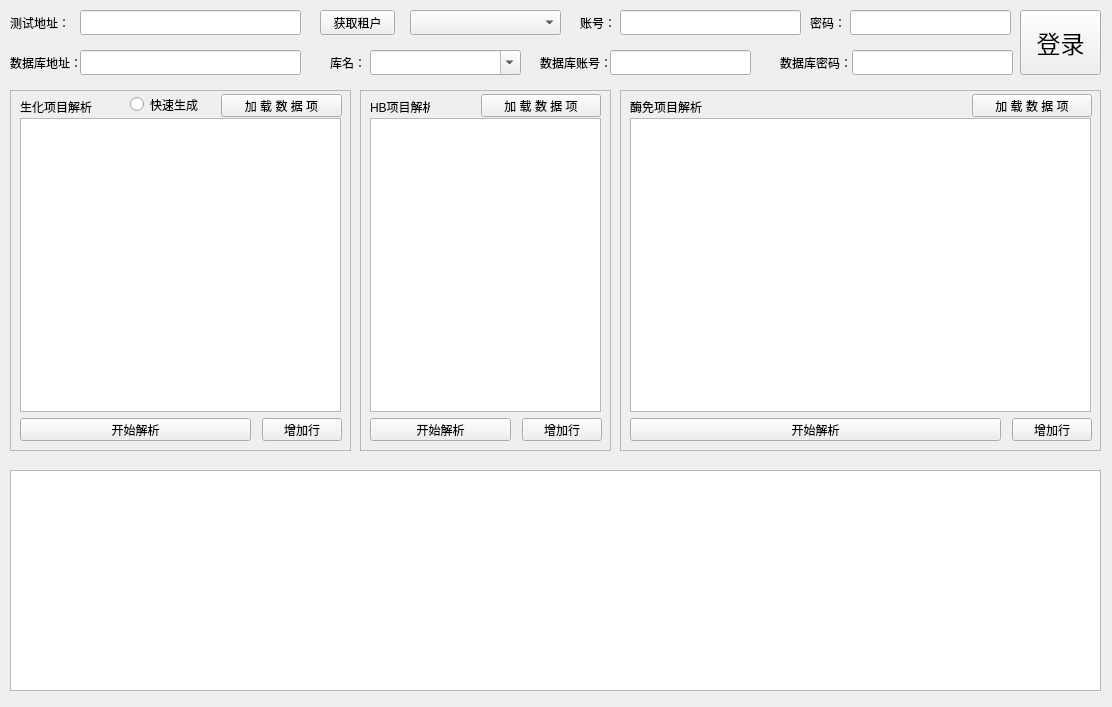
<?xml version="1.0" encoding="UTF-8"?>
<ui version="4.0">
 <class>Form</class>
 <widget class="QWidget" name="Form">
  <property name="geometry">
   <rect>
    <x>0</x>
    <y>0</y>
    <width>1112</width>
    <height>707</height>
   </rect>
  </property>
  <property name="sizeIncrement">
   <size>
    <width>0</width>
    <height>0</height>
   </size>
  </property>
  <property name="mouseTracking">
   <bool>false</bool>
  </property>
  <property name="windowTitle">
   <string>Form</string>
  </property>
  <widget class="QLineEdit" name="lineEdit">
   <property name="geometry">
    <rect>
     <x>80</x>
     <y>10</y>
     <width>221</width>
     <height>25</height>
    </rect>
   </property>
  </widget>
  <widget class="QLineEdit" name="lineEdit_2">
   <property name="geometry">
    <rect>
     <x>620</x>
     <y>10</y>
     <width>181</width>
     <height>25</height>
    </rect>
   </property>
   <property name="font">
    <font>
     <pointsize>10</pointsize>
    </font>
   </property>
  </widget>
  <widget class="QLineEdit" name="lineEdit_3">
   <property name="geometry">
    <rect>
     <x>850</x>
     <y>10</y>
     <width>161</width>
     <height>25</height>
    </rect>
   </property>
   <property name="echoMode">
    <enum>QLineEdit::Password</enum>
   </property>
  </widget>
  <widget class="QLineEdit" name="lineEdit_4">
   <property name="geometry">
    <rect>
     <x>80</x>
     <y>50</y>
     <width>221</width>
     <height>25</height>
    </rect>
   </property>
  </widget>
  <widget class="QLineEdit" name="lineEdit_6">
   <property name="geometry">
    <rect>
     <x>610</x>
     <y>50</y>
     <width>141</width>
     <height>25</height>
    </rect>
   </property>
   <property name="font">
    <font>
     <pointsize>10</pointsize>
    </font>
   </property>
  </widget>
  <widget class="QLineEdit" name="lineEdit_7">
   <property name="geometry">
    <rect>
     <x>852</x>
     <y>50</y>
     <width>161</width>
     <height>25</height>
    </rect>
   </property>
   <property name="echoMode">
    <enum>QLineEdit::Password</enum>
   </property>
  </widget>
  <widget class="QPushButton" name="pushButton">
   <property name="geometry">
    <rect>
     <x>1020</x>
     <y>10</y>
     <width>81</width>
     <height>65</height>
    </rect>
   </property>
   <property name="font">
    <font>
     <pointsize>18</pointsize>
    </font>
   </property>
   <property name="text">
    <string>登录</string>
   </property>
  </widget>
  <widget class="QLabel" name="label">
   <property name="geometry">
    <rect>
     <x>10</x>
     <y>10</y>
     <width>60</width>
     <height>25</height>
    </rect>
   </property>
   <property name="text">
    <string>测试地址：</string>
   </property>
  </widget>
  <widget class="QPushButton" name="pushButton_2">
   <property name="geometry">
    <rect>
     <x>320</x>
     <y>10</y>
     <width>75</width>
     <height>25</height>
    </rect>
   </property>
   <property name="text">
    <string>获取租户</string>
   </property>
  </widget>
  <widget class="QLabel" name="label_2">
   <property name="geometry">
    <rect>
     <x>580</x>
     <y>10</y>
     <width>36</width>
     <height>25</height>
    </rect>
   </property>
   <property name="text">
    <string>账号：</string>
   </property>
  </widget>
  <widget class="QLabel" name="label_3">
   <property name="geometry">
    <rect>
     <x>810</x>
     <y>10</y>
     <width>36</width>
     <height>25</height>
    </rect>
   </property>
   <property name="text">
    <string>密码：</string>
   </property>
  </widget>
  <widget class="QLabel" name="label_4">
   <property name="geometry">
    <rect>
     <x>10</x>
     <y>50</y>
     <width>121</width>
     <height>25</height>
    </rect>
   </property>
   <property name="text">
    <string>数据库地址：</string>
   </property>
  </widget>
  <widget class="QComboBox" name="comboBox">
   <property name="geometry">
    <rect>
     <x>410</x>
     <y>10</y>
     <width>151</width>
     <height>25</height>
    </rect>
   </property>
  </widget>
  <widget class="QComboBox" name="comboBox_2">
   <property name="enabled">
    <bool>true</bool>
   </property>
   <property name="geometry">
    <rect>
     <x>370</x>
     <y>50</y>
     <width>151</width>
     <height>25</height>
    </rect>
   </property>
   <property name="editable">
    <bool>true</bool>
   </property>
  </widget>
  <widget class="QLabel" name="label_5">
   <property name="geometry">
    <rect>
     <x>330</x>
     <y>50</y>
     <width>31</width>
     <height>25</height>
    </rect>
   </property>
   <property name="text">
    <string>库名：</string>
   </property>
  </widget>
  <widget class="QLabel" name="label_6">
   <property name="geometry">
    <rect>
     <x>540</x>
     <y>50</y>
     <width>81</width>
     <height>25</height>
    </rect>
   </property>
   <property name="text">
    <string>数据库账号：</string>
   </property>
  </widget>
  <widget class="QLabel" name="label_7">
   <property name="geometry">
    <rect>
     <x>780</x>
     <y>50</y>
     <width>101</width>
     <height>25</height>
    </rect>
   </property>
   <property name="text">
    <string>数据库密码：</string>
   </property>
  </widget>
  <widget class="QTextBrowser" name="textBrowser">
   <property name="geometry">
    <rect>
     <x>10</x>
     <y>470</y>
     <width>1091</width>
     <height>221</height>
    </rect>
   </property>
   <property name="cursor" stdset="0">
    <cursorShape>ArrowCursor</cursorShape>
   </property>
   <property name="mouseTracking">
    <bool>true</bool>
   </property>
  </widget>
  <widget class="QFrame" name="frame">
   <property name="geometry">
    <rect>
     <x>10</x>
     <y>90</y>
     <width>341</width>
     <height>361</height>
    </rect>
   </property>
   <property name="frameShape">
    <enum>QFrame::StyledPanel</enum>
   </property>
   <property name="frameShadow">
    <enum>QFrame::Plain</enum>
   </property>
   <property name="lineWidth">
    <number>3</number>
   </property>
   <property name="midLineWidth">
    <number>4</number>
   </property>
   <widget class="QLabel" name="label_8">
    <property name="geometry">
     <rect>
      <x>10</x>
      <y>9</y>
      <width>72</width>
      <height>16</height>
     </rect>
    </property>
    <property name="text">
     <string>生化项目解析</string>
    </property>
   </widget>
   <widget class="QTableWidget" name="tableWidget">
    <property name="geometry">
     <rect>
      <x>10</x>
      <y>28</y>
      <width>321</width>
      <height>294</height>
     </rect>
    </property>
    <property name="lineWidth">
     <number>3</number>
    </property>
    <property name="midLineWidth">
     <number>-1</number>
    </property>
   </widget>
   <widget class="QPushButton" name="pushButton_3">
    <property name="enabled">
     <bool>true</bool>
    </property>
    <property name="geometry">
     <rect>
      <x>10</x>
      <y>328</y>
      <width>231</width>
      <height>23</height>
     </rect>
    </property>
    <property name="sizePolicy">
     <sizepolicy hsizetype="Maximum" vsizetype="Maximum">
      <horstretch>0</horstretch>
      <verstretch>0</verstretch>
     </sizepolicy>
    </property>
    <property name="text">
     <string>开始解析</string>
    </property>
    <property name="autoRepeatDelay">
     <number>300</number>
    </property>
   </widget>
   <widget class="QPushButton" name="pushButton_6">
    <property name="enabled">
     <bool>true</bool>
    </property>
    <property name="geometry">
     <rect>
      <x>252</x>
      <y>328</y>
      <width>80</width>
      <height>23</height>
     </rect>
    </property>
    <property name="sizePolicy">
     <sizepolicy hsizetype="Maximum" vsizetype="Maximum">
      <horstretch>0</horstretch>
      <verstretch>0</verstretch>
     </sizepolicy>
    </property>
    <property name="text">
     <string>增加行</string>
    </property>
    <property name="autoRepeatDelay">
     <number>300</number>
    </property>
   </widget>
   <widget class="QPushButton" name="pushButton_9">
    <property name="enabled">
     <bool>true</bool>
    </property>
    <property name="geometry">
     <rect>
      <x>211</x>
      <y>4</y>
      <width>121</width>
      <height>23</height>
     </rect>
    </property>
    <property name="sizePolicy">
     <sizepolicy hsizetype="Maximum" vsizetype="Maximum">
      <horstretch>0</horstretch>
      <verstretch>0</verstretch>
     </sizepolicy>
    </property>
    <property name="text">
     <string>加 载 数 据 项</string>
    </property>
    <property name="autoRepeatDelay">
     <number>300</number>
    </property>
   </widget>
   <widget class="QRadioButton" name="radioButton">
    <property name="geometry">
     <rect>
      <x>120</x>
      <y>-1</y>
      <width>89</width>
      <height>31</height>
     </rect>
    </property>
    <property name="text">
     <string>快速生成</string>
    </property>
   </widget>
  </widget>
  <widget class="QFrame" name="frame_2">
   <property name="geometry">
    <rect>
     <x>360</x>
     <y>90</y>
     <width>251</width>
     <height>361</height>
    </rect>
   </property>
   <property name="frameShape">
    <enum>QFrame::StyledPanel</enum>
   </property>
   <property name="frameShadow">
    <enum>QFrame::Plain</enum>
   </property>
   <property name="lineWidth">
    <number>3</number>
   </property>
   <property name="midLineWidth">
    <number>4</number>
   </property>
   <widget class="QLabel" name="label_9">
    <property name="geometry">
     <rect>
      <x>10</x>
      <y>9</y>
      <width>60</width>
      <height>16</height>
     </rect>
    </property>
    <property name="text">
     <string>HB项目解析</string>
    </property>
   </widget>
   <widget class="QTableWidget" name="tableWidget_2">
    <property name="geometry">
     <rect>
      <x>10</x>
      <y>28</y>
      <width>231</width>
      <height>294</height>
     </rect>
    </property>
    <property name="lineWidth">
     <number>3</number>
    </property>
    <property name="midLineWidth">
     <number>-1</number>
    </property>
   </widget>
   <widget class="QPushButton" name="pushButton_4">
    <property name="geometry">
     <rect>
      <x>10</x>
      <y>328</y>
      <width>141</width>
      <height>23</height>
     </rect>
    </property>
    <property name="sizePolicy">
     <sizepolicy hsizetype="Maximum" vsizetype="Maximum">
      <horstretch>0</horstretch>
      <verstretch>0</verstretch>
     </sizepolicy>
    </property>
    <property name="text">
     <string>开始解析</string>
    </property>
   </widget>
   <widget class="QPushButton" name="pushButton_7">
    <property name="enabled">
     <bool>true</bool>
    </property>
    <property name="geometry">
     <rect>
      <x>162</x>
      <y>328</y>
      <width>80</width>
      <height>23</height>
     </rect>
    </property>
    <property name="sizePolicy">
     <sizepolicy hsizetype="Maximum" vsizetype="Maximum">
      <horstretch>0</horstretch>
      <verstretch>0</verstretch>
     </sizepolicy>
    </property>
    <property name="text">
     <string>增加行</string>
    </property>
    <property name="autoRepeatDelay">
     <number>300</number>
    </property>
   </widget>
   <widget class="QPushButton" name="pushButton_10">
    <property name="enabled">
     <bool>true</bool>
    </property>
    <property name="geometry">
     <rect>
      <x>121</x>
      <y>4</y>
      <width>120</width>
      <height>23</height>
     </rect>
    </property>
    <property name="sizePolicy">
     <sizepolicy hsizetype="Maximum" vsizetype="Maximum">
      <horstretch>0</horstretch>
      <verstretch>0</verstretch>
     </sizepolicy>
    </property>
    <property name="text">
     <string>加 载 数 据 项</string>
    </property>
    <property name="autoRepeatDelay">
     <number>300</number>
    </property>
   </widget>
  </widget>
  <widget class="QFrame" name="frame_3">
   <property name="geometry">
    <rect>
     <x>620</x>
     <y>90</y>
     <width>481</width>
     <height>361</height>
    </rect>
   </property>
   <property name="frameShape">
    <enum>QFrame::StyledPanel</enum>
   </property>
   <property name="frameShadow">
    <enum>QFrame::Plain</enum>
   </property>
   <property name="lineWidth">
    <number>3</number>
   </property>
   <property name="midLineWidth">
    <number>4</number>
   </property>
   <widget class="QLabel" name="label_10">
    <property name="geometry">
     <rect>
      <x>10</x>
      <y>9</y>
      <width>72</width>
      <height>16</height>
     </rect>
    </property>
    <property name="text">
     <string>酶免项目解析</string>
    </property>
   </widget>
   <widget class="QTableWidget" name="tableWidget_3">
    <property name="geometry">
     <rect>
      <x>10</x>
      <y>28</y>
      <width>461</width>
      <height>294</height>
     </rect>
    </property>
    <property name="lineWidth">
     <number>3</number>
    </property>
    <property name="midLineWidth">
     <number>-1</number>
    </property>
   </widget>
   <widget class="QPushButton" name="pushButton_5">
    <property name="geometry">
     <rect>
      <x>10</x>
      <y>328</y>
      <width>371</width>
      <height>23</height>
     </rect>
    </property>
    <property name="text">
     <string>开始解析</string>
    </property>
   </widget>
   <widget class="QPushButton" name="pushButton_8">
    <property name="enabled">
     <bool>true</bool>
    </property>
    <property name="geometry">
     <rect>
      <x>392</x>
      <y>328</y>
      <width>80</width>
      <height>23</height>
     </rect>
    </property>
    <property name="sizePolicy">
     <sizepolicy hsizetype="Maximum" vsizetype="Maximum">
      <horstretch>0</horstretch>
      <verstretch>0</verstretch>
     </sizepolicy>
    </property>
    <property name="text">
     <string>增加行</string>
    </property>
    <property name="autoRepeatDelay">
     <number>300</number>
    </property>
   </widget>
   <widget class="QPushButton" name="pushButton_11">
    <property name="enabled">
     <bool>true</bool>
    </property>
    <property name="geometry">
     <rect>
      <x>352</x>
      <y>4</y>
      <width>120</width>
      <height>23</height>
     </rect>
    </property>
    <property name="sizePolicy">
     <sizepolicy hsizetype="Maximum" vsizetype="Maximum">
      <horstretch>0</horstretch>
      <verstretch>0</verstretch>
     </sizepolicy>
    </property>
    <property name="text">
     <string>加 载 数 据 项</string>
    </property>
    <property name="autoRepeatDelay">
     <number>300</number>
    </property>
   </widget>
  </widget>
 </widget>
 <resources/>
 <connections/>
</ui>
